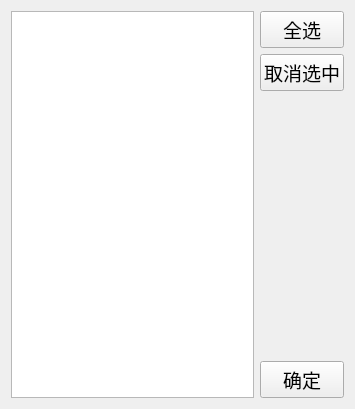
<?xml version="1.0" encoding="UTF-8"?>
<ui version="4.0">
 <class>ShareFile</class>
 <widget class="QWidget" name="ShareFile">
  <property name="geometry">
   <rect>
    <x>0</x>
    <y>0</y>
    <width>355</width>
    <height>409</height>
   </rect>
  </property>
  <property name="windowTitle">
   <string>分享文件</string>
  </property>
  <property name="windowIcon">
   <iconset>
    <normaloff>../../../../Pointer/Lesson/Qt/在线用户-copy.png</normaloff>../../../../Pointer/Lesson/Qt/在线用户-copy.png</iconset>
  </property>
  <layout class="QHBoxLayout" name="horizontalLayout">
   <item>
    <widget class="QListWidget" name="listWidget">
     <property name="selectionMode">
      <enum>QAbstractItemView::MultiSelection</enum>
     </property>
    </widget>
   </item>
   <item>
    <layout class="QVBoxLayout" name="verticalLayout">
     <item>
      <widget class="QPushButton" name="allSelect_PB">
       <property name="font">
        <font>
         <family>Agency FB</family>
         <pointsize>14</pointsize>
        </font>
       </property>
       <property name="text">
        <string>全选</string>
       </property>
      </widget>
     </item>
     <item>
      <widget class="QPushButton" name="cancelSelect_PB">
       <property name="font">
        <font>
         <family>Agency FB</family>
         <pointsize>14</pointsize>
        </font>
       </property>
       <property name="text">
        <string>取消选中</string>
       </property>
      </widget>
     </item>
     <item>
      <spacer name="verticalSpacer">
       <property name="orientation">
        <enum>Qt::Vertical</enum>
       </property>
       <property name="sizeHint" stdset="0">
        <size>
         <width>20</width>
         <height>40</height>
        </size>
       </property>
      </spacer>
     </item>
     <item>
      <widget class="QPushButton" name="ok_PB">
       <property name="font">
        <font>
         <family>Agency FB</family>
         <pointsize>14</pointsize>
        </font>
       </property>
       <property name="text">
        <string>确定</string>
       </property>
      </widget>
     </item>
    </layout>
   </item>
  </layout>
 </widget>
 <resources/>
 <connections/>
</ui>
